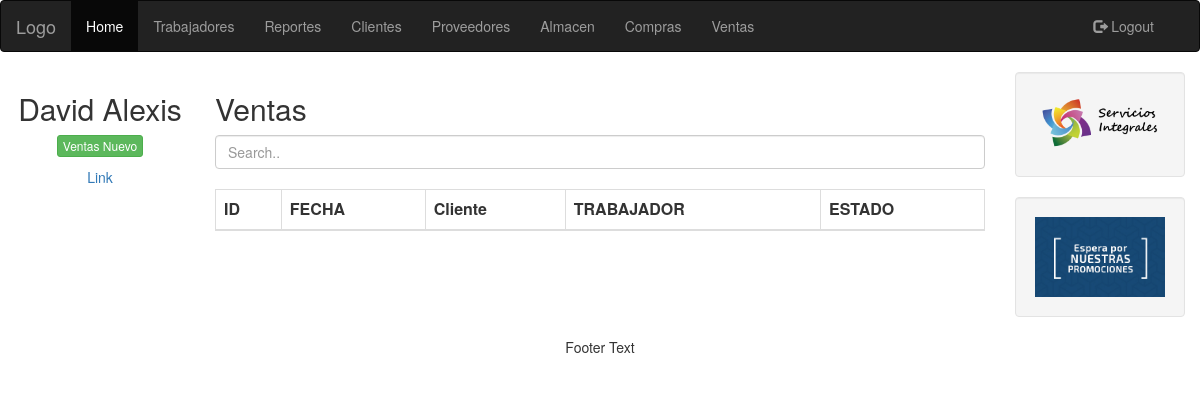
/taller/ventas.php (signed in), run on an earlier commit of the app's database.
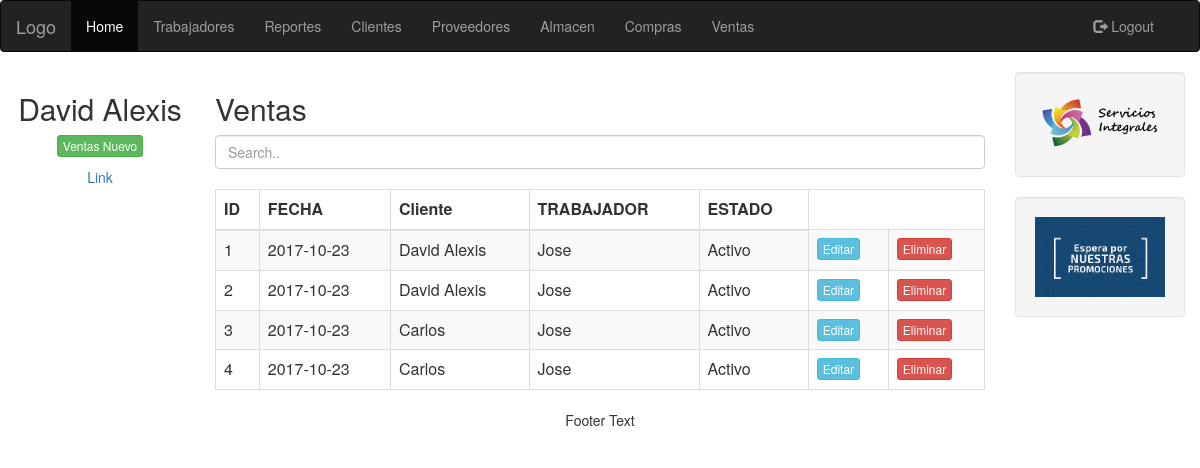
And on a later commit of the database.
### tables this page shows
CREATE TABLE `ventas` (
  `id` int(11) NOT NULL,
  `fecha` date NOT NULL,
  `cliente_id` int(11) NOT NULL,
  `trabajador_id` int(11) NOT NULL,
  `cancelado` tinyint(1) NOT NULL
);

CREATE TABLE `cliente` (
  `id` int(11) NOT NULL,
  `nombre` varchar(30) NOT NULL,
  `apellido` varchar(30) NOT NULL,
  `direccion` varchar(40) NOT NULL,
  `correo` varchar(30) NOT NULL,
  `usuario` varchar(15) NOT NULL,
  `contrasena` varchar(15) NOT NULL
);

CREATE TABLE `trabajador` (
  `id` int(11) NOT NULL,
  `nombre` varchar(30) NOT NULL,
  `apellido` varchar(30) NOT NULL,
  `usuario` varchar(40) NOT NULL,
  `contrasena` varchar(30) NOT NULL,
  `admin` int(15) NOT NULL
);

### taller/utilidades/sesion.php (called while the page is built, shortened)
<?php
include_once('clases/Trabajador.php');
global $BD;
if (isset($_SESSION['sesion_id'])) {
	if ($_SESSION['sesion_tipo'] == 'trabajador') {
		$_usuario = new Trabajador();
		$sql = "SELECT * FROM trabajador WHERE id = {$_SESSION['sesion_id']}";
		$resultado = $BD->query($sql);
		$datos = $resultado->fetch_assoc();
		$_usuario->nombre = $datos['nombre'];
	}
} else {
	$_usuario = false;
}

### taller/clases/Trabajador.php (called while the page is built, shortened)
<?php
include_once "Almacen.php";
include_once "Venta.php";
class Trabajador extends Usuario {
	public function consultarVentas(){
		global $BD;
		$sql = "SELECT V.id, V.fecha,C.nombre AS nombreCliente, T.nombre AS nombreTrabajador, V.cancelado
				 FROM ventas V, cliente C, trabajador T
				 WHERE V.cliente_id = C.id AND V.trabajador_id = T.id";
		$result = $BD->query($sql);
		$ventas = array();
		while($fila = $result->fetch_assoc()) {
			$venta = new Venta($fila['id'],
				$fila['fecha'], $fila['nombreCliente'], $fila['nombreTrabajador'],
				$fila['cancelado']);
			$ventas[] = $venta;
		}
		return $ventas;
	}
}

### taller/clases/Venta.php (called while the page is built, shortened)
<?php
class Venta {
	public function __construct($id = null, $fecha = null, $cliente_id =null, $trabajador_id = null, $cancelado = 0) {
		$this->id = $id;
		$this->fecha = $fecha;
		$this->cliente_id = $cliente_id;
		$this->trabajador_id = $trabajador_id;
		$this->cancelado = $cancelado;
	}
}

### taller/ventas.php (the view, shortened to what this page needs)
<?php
include('utilidades/conexion_bd.php');
include('utilidades/sesion.php');
$ventas = $_usuario->consultarVentas();
 ?>
<html>
<head>
	<?php include 'utilitys.php'; ?>
</head>
<body>
	<?php include 'nav.php'; ?>
	<div class="container-fluid text-center">
		<div class="row content">
			<div class="col-sm-2 sidenav">
				<?php if ($_usuario) { ?>
				<h2><?php echo $_usuario->nombre; ?></h2>
				<?php } ?>
				<p><a href="ventas_nuevo.php" class="btn btn-success btn-xs">Ventas Nuevo</a></p>
				<p><a href="#">Link</a></p>
			</div>
			<div class="col-sm-8 text-left">
				<h2>Ventas</h2>
				<input class="form-control" id="myInput" type="text" placeholder="Search..">
  				<br>
				<div class="table-responsive">
				<table class="table table-bordered table-striped">
					<thead>
						<tr>
							<th>ID</th>
							<th>FECHA</th>
							<th>Cliente</th>
							<th>TRABAJADOR</th>
							<th>ESTADO</th>
						</tr>
					</thead>
					<tbody id="myTable">
						<?php foreach($ventas as $objeto) { ?>
							<tr>
								<td><?php echo $objeto->id; ?></td>
								<td><?php echo $objeto->fecha; ?></td>
								<td><?php echo $objeto->cliente_id; ?></td>
								<td><?php echo $objeto->trabajador_id; ?></td>
								<?php if ($objeto->cancelado): ?>
									<td>Cancelado</td>
								<?php else: ?>
									<td>Activo</td>
								<?php endif; ?>
								<td><a href="editar_producto.php?id=<?php echo $objeto->id; ?>" class="btn btn-info btn-xs"> Editar </a></td>
								<td><a href="eliminar_producto.php?id=<?php echo $objeto->id;?>" class="btn btn-danger btn-xs"> Eliminar </a></td>
							</tr>
						<?php } ?>
					</tbody>
				</table>
				</div>
			</div>
			<div class="col-sm-2 sidenav">
				<div class="well">
					<img src="img/serviciosintegrales2.png" style="width:100%">
				</div>
				<div class="well">
					<img src="img/promociones.jpg" style="width:100%">
				</div>
			</div>
		</div>
	</div>
	<?php include 'footer.php'; ?>
</body>
</html>

What changed in the data, as far as the page shows it:
added ventas: id "1", fecha "2017-10-23", cliente.nombre "David Alexis", trabajador.nombre "Jose", cancelado "Activo"
added ventas: id "2", fecha "2017-10-23", cliente.nombre "David Alexis", trabajador.nombre "Jose", cancelado "Activo"
added ventas: id "3", fecha "2017-10-23", cliente.nombre "Carlos", trabajador.nombre "Jose", cancelado "Activo"
added ventas: id "4", fecha "2017-10-23", cliente.nombre "Carlos", trabajador.nombre "Jose", cancelado "Activo"
